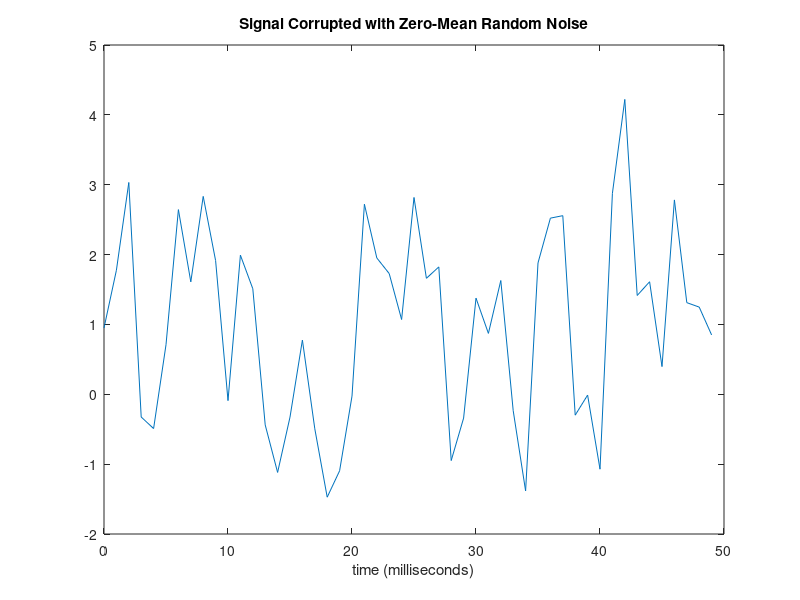

Here is the MATLAB script that generated this plot: (Note: this script raises an error after producing the figure.)

clear 
close all
clc

Fs = 1000;              % Sampling frequency, Hz
F1 = 50;                % Hz
F2 = 200;               % Hz

dt = 1/Fs;              % Sample time
N = 1024;               % Length of signal
t = (0:N-1)*dt;         % Time vector

% Sum of a 50 Hz sinusoid and a 120 Hz sinusoid
x = 1 + 0.7 * sin(2*pi*F1*t) + sin(2*pi*F2*t); 
y = x + 1 * randn(size(t));     % Sinusoids plus noise
plot(Fs * t(1:50), y(1:50))
title('Signal Corrupted with Zero-Mean Random Noise')
xlabel('time (milliseconds)')

[Y1, f, NFFT] = my_fft(y, Fs);

% Plot single-sided amplitude spectrum.
figure;

% plot(f, real(Y)) 
plot(f, (abs(Y1(1:NFFT/2+1)))) 

title('Single-Sided Amplitude Spectrum of y(t)')
xlabel('Frequency (Hz)')
ylabel('|Y(f)|')